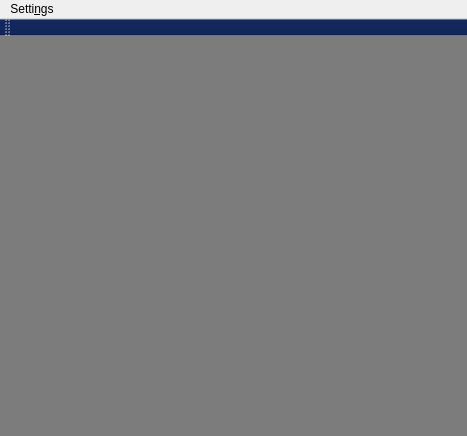
<?xml version="1.0" encoding="UTF-8"?>
<ui version="4.0">
 <class>SImageView</class>
 <widget class="QMainWindow" name="SImageView">
  <property name="geometry">
   <rect>
    <x>0</x>
    <y>0</y>
    <width>467</width>
    <height>436</height>
   </rect>
  </property>
  <property name="windowTitle">
   <string>XyRunner</string>
  </property>
  <property name="windowIcon">
   <iconset>
    <normaloff>:/Images/Tray.png</normaloff>:/Images/Tray.png</iconset>
  </property>
  <property name="styleSheet">
   <string notr="true">background-color: rgba(0, 0, 0, 0);


QMenuBar::item:hover
{
background-color: rgb(19, 39, 21);
}</string>
  </property>
  <widget class="QWidget" name="centralWidget">
   <property name="styleSheet">
    <string notr="true">background-color: rgba(0, 0, 0, 0);</string>
   </property>
   <layout class="QVBoxLayout" name="verticalLayout_2">
    <property name="spacing">
     <number>0</number>
    </property>
    <property name="leftMargin">
     <number>0</number>
    </property>
    <property name="topMargin">
     <number>0</number>
    </property>
    <property name="rightMargin">
     <number>0</number>
    </property>
    <property name="bottomMargin">
     <number>0</number>
    </property>
    <item>
     <layout class="QHBoxLayout" name="informationhorizontalLayout"/>
    </item>
    <item>
     <widget class="QScrollArea" name="imagescrollArea">
      <property name="styleSheet">
       <string notr="true">background-color: rgba(0, 0, 0, 123);</string>
      </property>
      <property name="frameShape">
       <enum>QFrame::NoFrame</enum>
      </property>
      <property name="lineWidth">
       <number>0</number>
      </property>
      <property name="widgetResizable">
       <bool>true</bool>
      </property>
      <widget class="QWidget" name="scrollAreaWidgetContents">
       <property name="geometry">
        <rect>
         <x>0</x>
         <y>0</y>
         <width>467</width>
         <height>391</height>
        </rect>
       </property>
       <property name="styleSheet">
        <string notr="true">background-color: rgba(0, 0, 0, 0);</string>
       </property>
       <layout class="QVBoxLayout" name="verticalLayout">
        <property name="spacing">
         <number>0</number>
        </property>
        <property name="leftMargin">
         <number>0</number>
        </property>
        <property name="topMargin">
         <number>0</number>
        </property>
        <property name="rightMargin">
         <number>0</number>
        </property>
        <property name="bottomMargin">
         <number>0</number>
        </property>
        <item>
         <widget class="QLabel" name="imagelabel">
          <property name="lineWidth">
           <number>0</number>
          </property>
          <property name="text">
           <string/>
          </property>
          <property name="alignment">
           <set>Qt::AlignCenter</set>
          </property>
         </widget>
        </item>
       </layout>
      </widget>
     </widget>
    </item>
   </layout>
  </widget>
  <widget class="QToolBar" name="toolBar">
   <property name="windowTitle">
    <string>toolBar</string>
   </property>
   <property name="autoFillBackground">
    <bool>false</bool>
   </property>
   <property name="styleSheet">
    <string notr="true">background-color: rgb(18, 38, 89);
color: rgb(109, 178, 18);</string>
   </property>
   <attribute name="toolBarArea">
    <enum>TopToolBarArea</enum>
   </attribute>
   <attribute name="toolBarBreak">
    <bool>false</bool>
   </attribute>
  </widget>
  <widget class="QMenuBar" name="menuBar">
   <property name="geometry">
    <rect>
     <x>0</x>
     <y>0</y>
     <width>467</width>
     <height>26</height>
    </rect>
   </property>
   <property name="autoFillBackground">
    <bool>false</bool>
   </property>
   <property name="styleSheet">
    <string notr="true">background-color: rgb(19, 5, 36);
color: rgb(232, 0, 0);

QMenuBar::item:hover
{
	background-color: rgb(19, 39, 21);
}</string>
   </property>
   <widget class="QMenu" name="menu_Settings">
    <property name="title">
     <string>Setti&amp;ngs</string>
    </property>
    <addaction name="actionS_ettings"/>
   </widget>
   <addaction name="menu_Settings"/>
  </widget>
  <action name="actionS_ettings">
   <property name="text">
    <string>S&amp;ettings</string>
   </property>
  </action>
 </widget>
 <layoutdefault spacing="0" margin="0"/>
 <resources/>
 <connections>
  <connection>
   <sender>actionS_ettings</sender>
   <signal>triggered()</signal>
   <receiver>SImageView</receiver>
   <slot>showSettings()</slot>
   <hints>
    <hint type="sourcelabel">
     <x>-1</x>
     <y>-1</y>
    </hint>
    <hint type="destinationlabel">
     <x>494</x>
     <y>302</y>
    </hint>
   </hints>
  </connection>
 </connections>
 <slots>
  <slot>TestTrayVisible()</slot>
  <slot>SetTrayVisible()</slot>
  <slot>ShowBallon()</slot>
  <slot>showSettings()</slot>
 </slots>
</ui>
